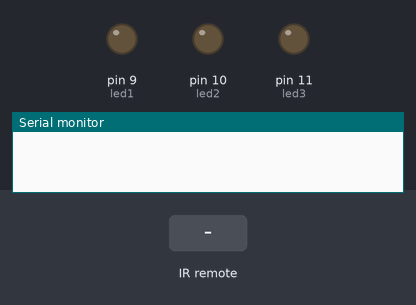
Bench run of a sketch on a simulated Arduino Uno, built with avr-gcc and run on an emulated ATmega328P. On the bench: output pins drawn as LEDs (lit = HIGH), the last lines printed to the serial monitor. Inputs (shaded band) come from the test bench.

Above: at 1.2 s.
1.3 s: infrared code 0xFF30CF received
At 2.3 s:
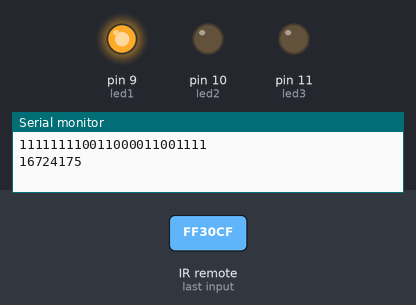
2.8 s: infrared code 0xFF10EF received
At 3.5 s:
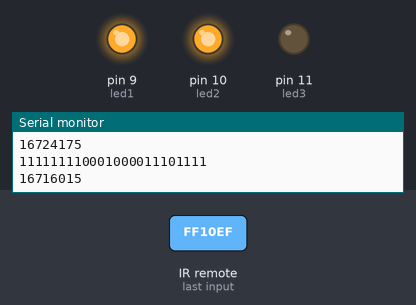
4.3 s: infrared code 0xFF42BD received
At 4.6 s:
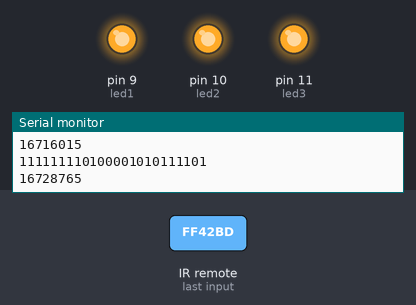
5.8 s: infrared code 0xFF7A85 received
At 7.0 s:
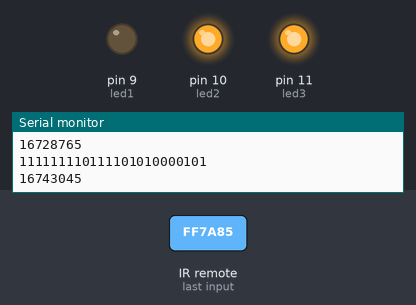
7.3 s: infrared code 0xFF5AA5 received
At 8.1 s:
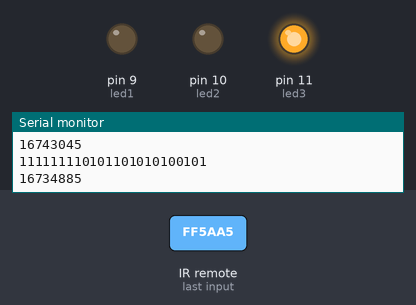
8.8 s: infrared code 0xFF52AD received
At 9.2 s:
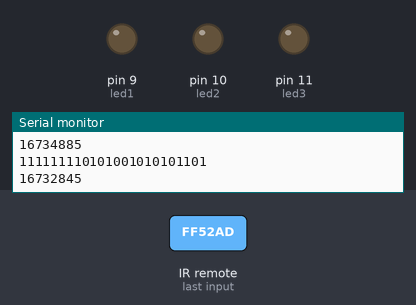
Timing chart, 0 to 11.3 s (numbered marks = the images above; inputs shaded):
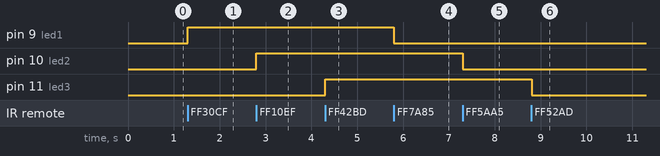

Measured:
- after the input at 1.3 s, pin 9 (led1): LOW → HIGH at once
- after the input at 2.8 s, pin 10 (led2): LOW → HIGH at once
- after the input at 4.3 s, pin 11 (led3): LOW → HIGH at once
- after the input at 5.8 s, pin 9 (led1): HIGH → LOW at once
- after the input at 7.3 s, pin 10 (led2): HIGH → LOW at once
- after the input at 8.8 s, pin 11 (led3): HIGH → LOW at once

The sketch:

IR_toRGB_PWM.ino
```cpp
#include <IRremote.h>


int led1 = 9;
int led2 = 10;
int led3 = 11;

int l1 = 10;
int l2 = 10;
int l3 = 10;

unsigned long com = 0;
int RECV_PIN = 13;
IRrecv irrecv(RECV_PIN);
decode_results results;

void setup()
{

  delay(10);

  Serial.begin(9600);
  irrecv.enableIRIn(); // Start the receiver

  pinMode(led1, OUTPUT);
  pinMode(led2, OUTPUT);
  pinMode(led3, OUTPUT);

}

void loop() {


  if (irrecv.decode(&results)) {
    Serial.println(results.value, BIN);
    com = results.value;
    Serial.println(com);
    irrecv.resume(); // Receive the next value
  }
  else {

    if (com == 16724175){
      digitalWrite(led1, HIGH);
    }

    if (com == 16716015){
      digitalWrite(led2, HIGH);
    }

    if (com == 16728765){
      digitalWrite(led3, HIGH);
    }

    if (com == 16743045){
      digitalWrite(led1, LOW);
    }

    if (com == 16734885){
      digitalWrite(led2, LOW);
    }

    if (com == 16732845){
      digitalWrite(led3, LOW);
    }

    if (com == 16753245){
      digitalWrite(led1, HIGH);
      digitalWrite(led2, HIGH);
      digitalWrite(led3, HIGH);
    }

    if (com == 16769565){
      digitalWrite(led1, LOW);
      digitalWrite(led2, LOW);
      digitalWrite(led3, LOW);
    }


    com = 0;


  }


}
```
